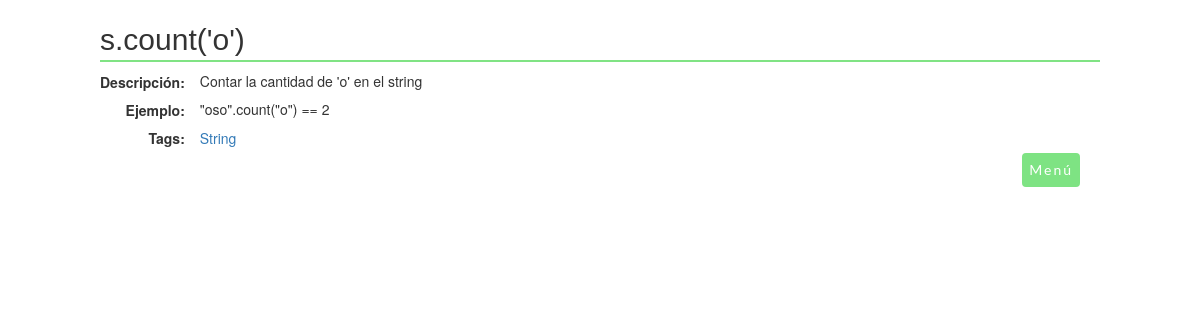
The page /apuntespy/1/results/ on the database its author committed.
### apuntespy/models.py (models this page shows, shortened)
class Tip(models.Model):
    tags = models.ManyToManyField(Tag, related_name="tips")
    tip_nombre = models.CharField(max_length=200, validators=[tip_unico])
    tip_descripcion = models.TextField()
    tip_ejemplo = models.TextField()
    def  __str__(self):
        return self.tip_nombre

class Tag(models.Model):
    tag_text = models.CharField(max_length=200, validators=[tag_unico])
    def  __str__(self):
        return self.tag_text

### apuntespy/views.py (the view)
# urls.py: path('<int:pk>/results/', views.ResultsView.as_view(), name='results'),
class ResultsView(generic.DetailView):
    model = Tip
    template_name = 'apuntespy/result.html'

### apuntespy/templates/apuntespy/result.html
{% load static %}
<link rel="stylesheet" href="//maxcdn.bootstrapcdn.com/bootstrap/3.2.0/css/bootstrap.min.css">
<link rel="stylesheet" href="//maxcdn.bootstrapcdn.com/bootstrap/3.2.0/css/bootstrap-theme.min.css">
<link rel="stylesheet" href="{% static 'apuntespy/apuntespy.css' %}">
<h1 class="titulo">{{ tip }}</h1>
<table>
   <tr>
       <td class="subtitulo">Descripción: </td>
       <td class="texto">{{ tip.tip_descripcion|linebreaks }}</td>
   </tr>
    <tr>
        <td class="subtitulo">Ejemplo: </td>
       <td class="texto">{{ tip.tip_ejemplo|linebreaks }}</td>
    </tr>
   <tr>
       <td class="subtitulo">Tags: </td>
       {% for tag in tip.tags.all %}
            <td class="texto"><a href="{% url 'apuntespy:detail' tag.id %}">{{ tag }}</a></td>
        {% endfor %}
   </tr>
</table>
            <nav>
                <ul id="submenu">
                    <li> <a href="{% url 'apuntespy:tag_list' %}" class="boton" >Menú</a></li>
                </ul>
            </nav>

### apuntespy/static/apuntespy/apuntespy.css (style rules this page uses)
nav { float: right; }
nav ul { float: right; margin: 0 15px 0 0; list-style: none; overflow: hidden }
nav ul li { float: right; }
nav ul li a { display: block; padding: 20px; color: #fff; text-decoration: none; }
.boton { background-clip: border-box; background: #7ee383; border: 2px solid #7ee383; border-radius: 4px; font-family: "Lato", sans-serif; letter-spacing: 2px; font-weight: normal; text-align: center; vertical-align: middle; white-space: normal; font-size: 14px; padding: 5px; margin: 5px; }
.titulo { font-family: "Unica One", sans-serif; border-bottom: 2px solid #2e2e2e; border-bottom-color: rgba(126, 227, 131, 0.984); font-size: 30px; line-height: 40px; }
.subtitulo { font-size: 14px; font-weight: bold; vertical-align:top; text-align:right }
.texto { padding-left: 15px; text-align: left; font-size: 14px; font-weight: 300; line-height: 18px; }

### rows shown on the page
Tip: tip_nombre "s.count('o')", tip_descripcion "Contar la cantidad de 'o' en el string", tip_ejemplo "\"oso\".count(\"o\") == 2"
Tag: tag_text "String"
